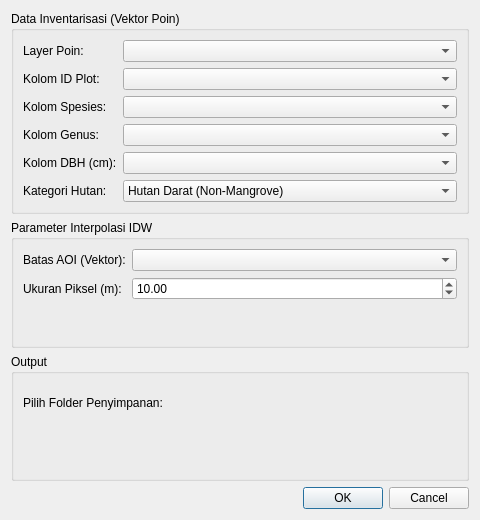
<?xml version="1.0" encoding="UTF-8"?>
<ui version="4.0">
 <class>CarbonEstimatorDialogBase</class>
 <widget class="QDialog" name="CarbonEstimatorDialogBase">
  <property name="geometry">
   <rect>
    <x>0</x>
    <y>0</y>
    <width>480</width>
    <height>520</height>
   </rect>
  </property>
  <property name="windowTitle">
   <string>Plugin Pendugaan Cadangan Karbon</string>
  </property>
  <layout class="QVBoxLayout" name="verticalLayout">
   <item>
    <widget class="QGroupBox" name="groupBox_Inputs">
     <property name="title"><string>Data Inventarisasi (Vektor Poin)</string></property>
     <layout class="QFormLayout" name="formLayout">
      <item row="0" column="0"><widget class="QLabel" name="label"><property name="text"><string>Layer Poin:</string></property></widget></item>
      <item row="0" column="1"><widget class="QgsMapLayerComboBox" name="cmbLayerPoin"/></item>
      <item row="1" column="0"><widget class="QLabel" name="label_2"><property name="text"><string>Kolom ID Plot:</string></property></widget></item>
      <item row="1" column="1"><widget class="QgsFieldComboBox" name="cmbFieldPlot"/></item>
      <item row="2" column="0"><widget class="QLabel" name="label_3"><property name="text"><string>Kolom Spesies:</string></property></widget></item>
      <item row="2" column="1"><widget class="QgsFieldComboBox" name="cmbFieldSpesies"/></item>
      <item row="3" column="0"><widget class="QLabel" name="label_7"><property name="text"><string>Kolom Genus:</string></property></widget></item>
      <item row="3" column="1"><widget class="QgsFieldComboBox" name="cmbFieldGenus"/></item>
      <item row="4" column="0"><widget class="QLabel" name="label_4"><property name="text"><string>Kolom DBH (cm):</string></property></widget></item>
      <item row="4" column="1"><widget class="QgsFieldComboBox" name="cmbFieldDBH"/></item>
      <item row="5" column="0"><widget class="QLabel" name="label_5"><property name="text"><string>Kategori Hutan:</string></property></widget></item>
      <item row="5" column="1">
       <widget class="QComboBox" name="cmbTipeHutan">
        <item><property name="text"><string>Hutan Darat (Non-Mangrove)</string></property></item>
        <item><property name="text"><string>Hutan Mangrove</string></property></item>
       </widget>
      </item>
     </layout>
    </widget>
   </item>
   <item>
    <widget class="QGroupBox" name="groupBox_Interpolation">
     <property name="title"><string>Parameter Interpolasi IDW</string></property>
     <layout class="QFormLayout" name="formLayout_2">
      <item row="0" column="0"><widget class="QLabel" name="label_6"><property name="text"><string>Batas AOI (Vektor):</string></property></widget></item>
      <item row="0" column="1"><widget class="QgsMapLayerComboBox" name="cmbLayerAOI"/></item>
      <item row="1" column="0"><widget class="QLabel" name="label_8"><property name="text"><string>Ukuran Piksel (m):</string></property></widget></item>
      <item row="1" column="1"><widget class="QDoubleSpinBox" name="spinPixelSize"><property name="value"><number>10</number></property><property name="maximum"><number>10000</number></property></widget></item>
     </layout>
    </widget>
   </item>
   <item>
    <widget class="QGroupBox" name="groupBox_Output">
     <property name="title"><string>Output</string></property>
     <layout class="QVBoxLayout" name="verticalLayout_2">
      <item><widget class="QLabel" name="label_9"><property name="text"><string>Pilih Folder Penyimpanan:</string></property></widget></item>
      <item><widget class="QgsFileWidget" name="fileWidgetOutput"><property name="storageMode"><enum>QgsFileWidget::GetDirectory</enum></property></widget></item>
     </layout>
    </widget>
   </item>
   <item>
    <widget class="QDialogButtonBox" name="buttonBox">
     <property name="orientation"><enum>Qt::Horizontal</enum></property>
     <property name="standardButtons"><set>QDialogButtonBox::Cancel|QDialogButtonBox::Ok</set></property>
    </widget>
   </item>
  </layout>
 </widget>
 <customwidgets>
  <customwidget><class>QgsFileWidget</class><extends>QWidget</extends><header>qgis.gui</header></customwidget>
  <customwidget><class>QgsMapLayerComboBox</class><extends>QComboBox</extends><header>qgis.gui</header></customwidget>
  <customwidget><class>QgsFieldComboBox</class><extends>QComboBox</extends><header>qgis.gui</header></customwidget>
 </customwidgets>
 <resources/>
 <connections>
  <connection><sender>buttonBox</sender><signal>accepted()</signal><receiver>CarbonEstimatorDialogBase</receiver><slot>accept()</slot></connection>
  <connection><sender>buttonBox</sender><signal>rejected()</signal><receiver>CarbonEstimatorDialogBase</receiver><slot>reject()</slot></connection>
 </connections>
</ui>
